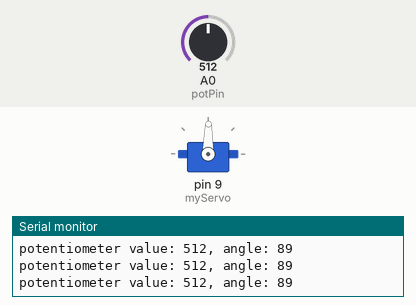
This sketch was run on a simulated Arduino Uno, built with avr-gcc and run on an emulated ATmega328P. On the bench: servo, the last lines printed to the serial monitor. The test bench sets the inputs (shaded band); at power-on: A0 (potPin) = 512.

Above: at 1.2 s.
1.3 s: A0 (potPin) set to 559
At 2.4 s:
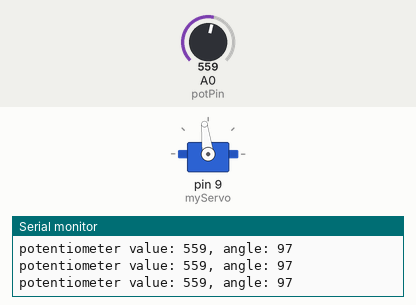
4.3 s: A0 (potPin) set to 578
At 4.8 s:
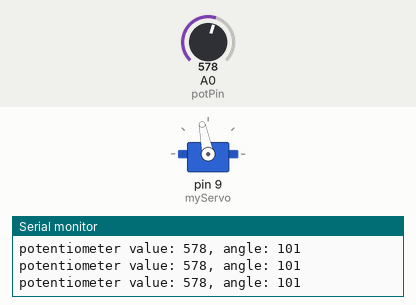
5.8 s: A0 (potPin) set to 306
At 7.0 s:
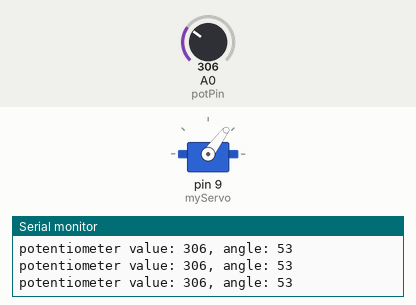
7.3 s: A0 (potPin) set to 106
At 8.3 s:
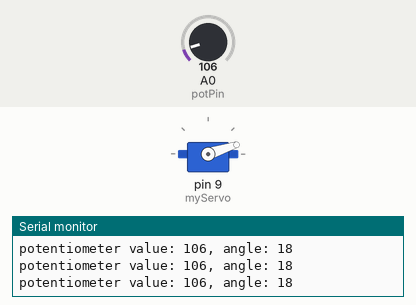
8.8 s: A0 (potPin) set to 90
At 9.5 s:
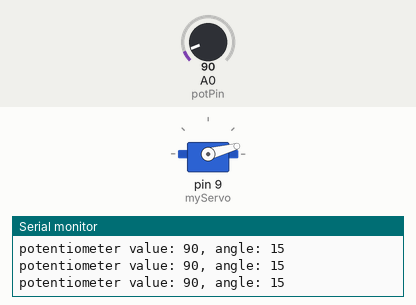
11.8 s: A0 (potPin) set to 716
At 12.9 s:
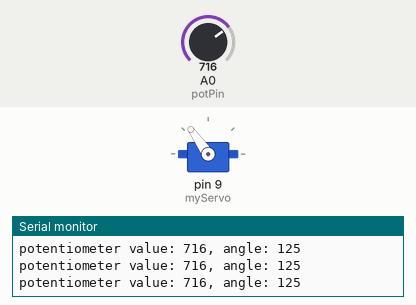
Timing chart, 0 to 14.3 s (numbered marks = the images above; inputs shaded):
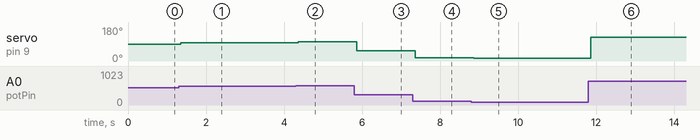

The sketch:

Mood_Cue.ino
```cpp
#include <Servo.h>
// create an object
Servo myServo;

// declare constants and variables
const int potPin = A0;
int potVal;
int angle;

void setup() {
  // put your setup code here, to run once:
  // associates object with pin & initiates sensor reading
  myServo.attach(9);
  Serial.begin(9600);
}

void loop() {
  // put your main code here, to run repeatedly:
  // read sensor and print the value
  potVal = analogRead(potPin);
  Serial.print("potentiometer value: ");
  Serial.print(potVal);
  // calculate angle and print value
  angle = map(potVal, 0, 1023, 0, 179);
  Serial.print(", angle: ");
  Serial.println(angle);

  // based on the sensor, rotate the servo motor
  myServo.write(angle);
  delay(15);
}
```

Measured:
- after the input at 1.3 s, servo on pin 9 (myServo): 89° → 97° after 0.06 s
- after the input at 4.3 s, servo on pin 9 (myServo): 97° → 101° after 0.06 s
- after the input at 5.8 s, servo on pin 9 (myServo): 101° → 53° after 0.06 s
- after the input at 7.3 s, servo on pin 9 (myServo): 53° → 18° after 0.06 s
- after the input at 8.8 s, servo on pin 9 (myServo): 18° → 15° after 0.06 s
- after the input at 11.8 s, servo on pin 9 (myServo): 15° → 125° after 0.06 s
